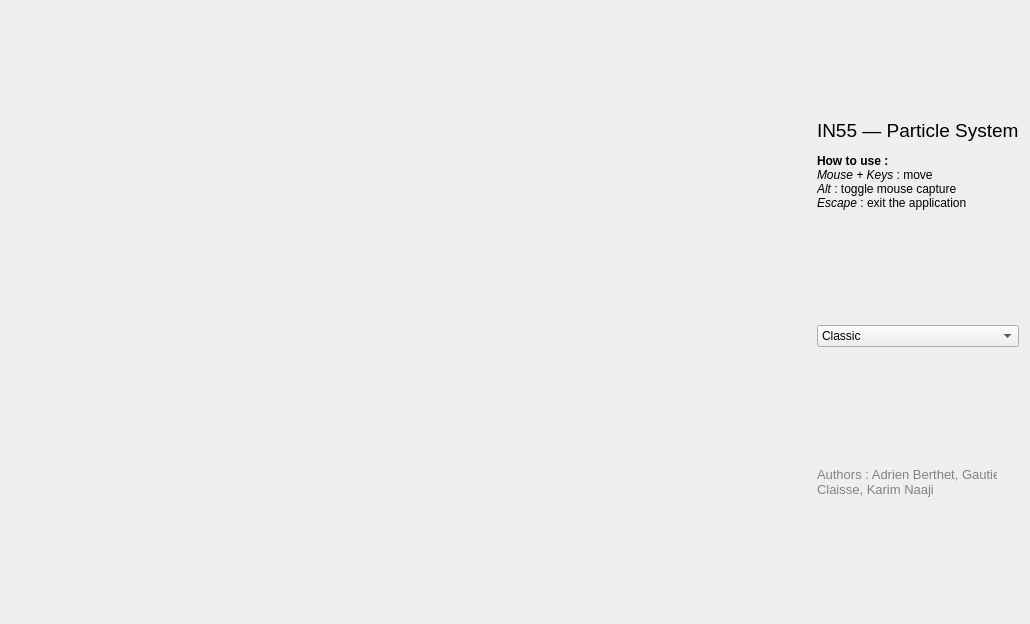
<?xml version="1.0" encoding="UTF-8"?>
<ui version="4.0">
 <class>Window</class>
 <widget class="QWidget" name="Window">
  <property name="geometry">
   <rect>
    <x>0</x>
    <y>0</y>
    <width>1025</width>
    <height>624</height>
   </rect>
  </property>
  <property name="windowTitle">
   <string>IN55 — Particle System</string>
  </property>
  <layout class="QHBoxLayout" name="horizontalLayout">
   <property name="sizeConstraint">
    <enum>QLayout::SetDefaultConstraint</enum>
   </property>
   <item>
    <widget class="App" name="app" native="true">
     <property name="enabled">
      <bool>true</bool>
     </property>
     <property name="minimumSize">
      <size>
       <width>800</width>
       <height>600</height>
      </size>
     </property>
     <property name="maximumSize">
      <size>
       <width>800</width>
       <height>600</height>
      </size>
     </property>
    </widget>
   </item>
   <item>
    <layout class="QVBoxLayout" name="verticalLayout_2">
     <item>
      <widget class="QLabel" name="label">
       <property name="maximumSize">
        <size>
         <width>16777215</width>
         <height>100</height>
        </size>
       </property>
       <property name="text">
        <string>&lt;html&gt;&lt;head/&gt;&lt;body&gt;&lt;p&gt;&lt;span style=&quot; font-size:14pt;&quot;&gt;IN55 — Particle System&lt;/span&gt;&lt;/p&gt;&lt;p&gt;&lt;span style=&quot; font-weight:600;&quot;&gt;How to use :&lt;/span&gt;&lt;br/&gt;&lt;span style=&quot; font-style:italic;&quot;&gt;Mouse + Keys &lt;/span&gt;: move&lt;br/&gt;&lt;span style=&quot; font-style:italic;&quot;&gt;Alt &lt;/span&gt;: toggle mouse capture&lt;br/&gt;&lt;span style=&quot; font-style:italic;&quot;&gt;Escape &lt;/span&gt;: exit the application&lt;/p&gt;&lt;/body&gt;&lt;/html&gt;</string>
       </property>
      </widget>
     </item>
     <item>
      <widget class="QComboBox" name="emmiterType">
       <item>
        <property name="text">
         <string>Classic</string>
        </property>
       </item>
       <item>
        <property name="text">
         <string>Cone</string>
        </property>
       </item>
       <item>
        <property name="text">
         <string>Waves</string>
        </property>
       </item>
      </widget>
     </item>
     <item>
      <layout class="QVBoxLayout" name="verticalLayout_3"/>
     </item>
     <item>
      <widget class="QLabel" name="label_3">
       <property name="maximumSize">
        <size>
         <width>180</width>
         <height>50</height>
        </size>
       </property>
       <property name="text">
        <string>&lt;html&gt;&lt;head/&gt;&lt;body&gt;&lt;p&gt;&lt;span style=&quot; font-size:10pt; color:#828282;&quot;&gt;Authors : Adrien Berthet, Gautier &lt;br/&gt;Claisse, Karim Naaji&lt;/span&gt;&lt;/p&gt;&lt;/body&gt;&lt;/html&gt;</string>
       </property>
       <property name="textFormat">
        <enum>Qt::AutoText</enum>
       </property>
      </widget>
     </item>
    </layout>
   </item>
  </layout>
 </widget>
 <customwidgets>
  <customwidget>
   <class>App</class>
   <extends>QWidget</extends>
   <header>app.h</header>
   <container>1</container>
  </customwidget>
 </customwidgets>
 <resources/>
 <connections>
  <connection>
   <sender>emmiterType</sender>
   <signal>currentIndexChanged(int)</signal>
   <receiver>Window</receiver>
   <slot>selectEmitterType(int)</slot>
   <hints>
    <hint type="sourcelabel">
     <x>958</x>
     <y>123</y>
    </hint>
    <hint type="destinationlabel">
     <x>1016</x>
     <y>164</y>
    </hint>
   </hints>
  </connection>
 </connections>
 <slots>
  <slot>selectEmitterType(int)</slot>
  <slot>setXDirection(int)</slot>
  <slot>setYDirection(int)</slot>
  <slot>setZDirection(int)</slot>
 </slots>
</ui>
